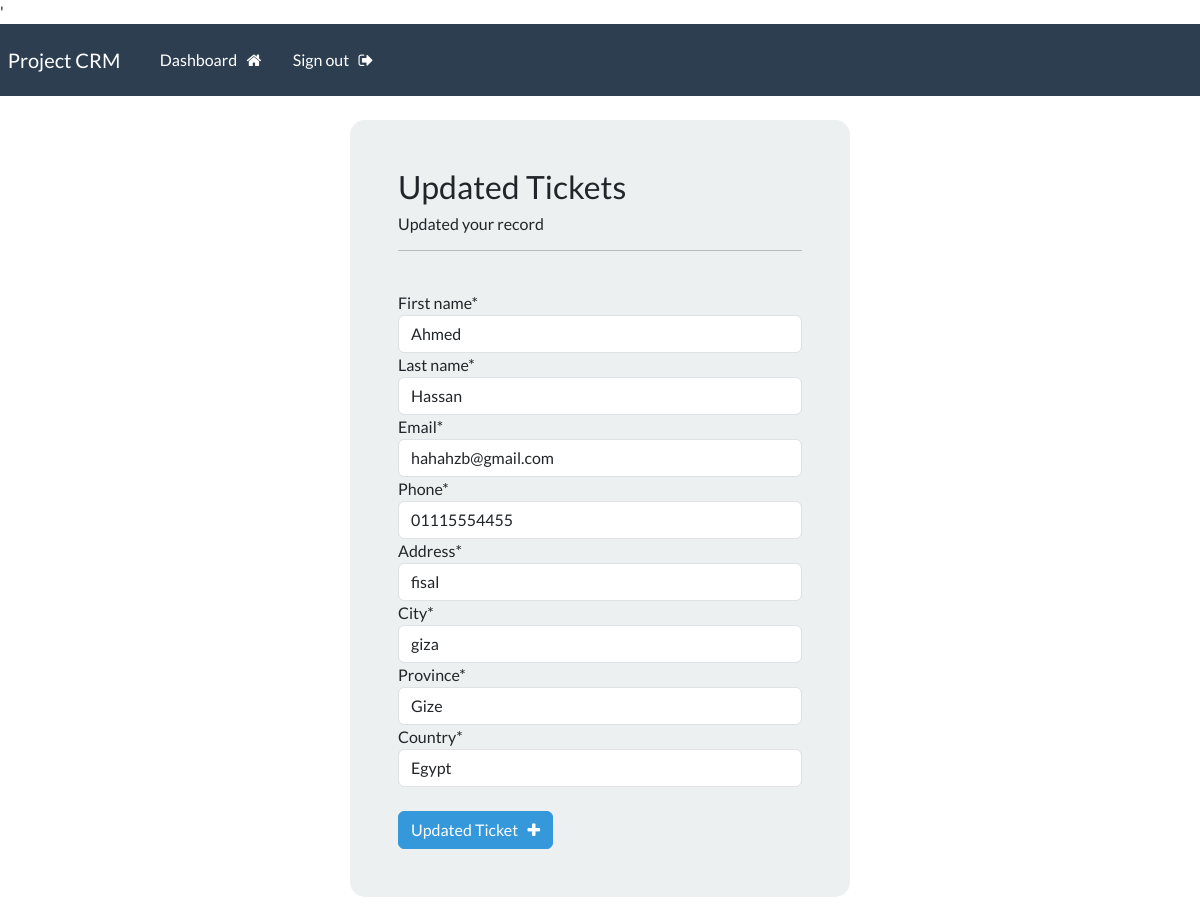
Screenshot of /update_record/2 (signed in) with the database file from the repository.
### webapp/models.py (models this page shows, shortened)
class Record(models.Model):
    creation_date = models.DateTimeField(auto_now_add=True)
    first_name = models.CharField(max_length=50)
    last_name = models.CharField(max_length=50)
    email = models.EmailField(unique=True)
    Phone = models.CharField(max_length=50)
    address = models.CharField(max_length=50)
    city = models.CharField(max_length=50)
    province = models.CharField(max_length=50)
    country = models.CharField(max_length=50)

### webapp/views.py (the view)
# urls.py: path('update_record/<int:pk>', views.update_record, name='update_record'),
@login_required(login_url='my_login')
def update_record(request, pk):
    record = Record.objects.get(id=pk)
    form = UpdateRecordForm(instance=record)
    if request.method == 'POST':
        form = UpdateRecordForm(request.POST, instance=record)
        if form .is_valid():
            form.save()
            return redirect('dashboard')
    context = {'form': form}
    return render(request, 'webapp/update-record.html', context)

### webapp/forms.py
class UpdateRecordForm(forms.ModelForm):
    class Meta:
        model = Record
        fields = ['first_name', 'last_name',
                  'email', 'Phone', 'address', 'city', 'province', 'country']

### webapp/templates/webapp/update-record.html (shortened to what this page needs)
{% extends 'webapp/base.html' %}
{%load crispy_forms_tags %}
{% block content %}
<body>
  <div class="container bg-light shadow-md p-5 form-layout">
    <h3>Updated Tickets</h3>
    <h6>Updated your record</h6>
    <hr />
    <br />
    <form method="POST" autocomplete="off" action="">
      {% csrf_token %} {{form|crispy}}
      <br />
      <button type="submit" class="btn btn-info">
        Updated Ticket &nbsp; <i class="fa fa-plus" aria-hidden="true"></i>
      </button>
    </form>
  </div>
  <br />
  {% endblock content %}

### static/css/styles.css (style rules this page uses)
.form-layout { border-radius: 15px; width: 500px; }

### rows the page displays
Record: first_name "Ahmed", last_name "Hassan", email "hahahzb@gmail.com", Phone "01115554455", address "fisal", city "giza", province "Gize", country "Egypt"
